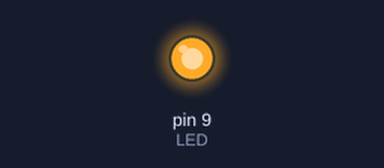
The sketch below on a simulated Arduino Uno, built with avr-gcc and run on an emulated ATmega328P. Shown: output pins drawn as LEDs (lit = HIGH).

Above: at 0.05 s.
At 1.5 s:
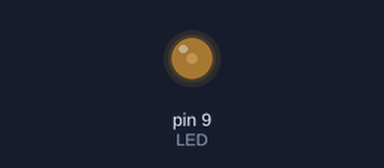
At 3.0 s:
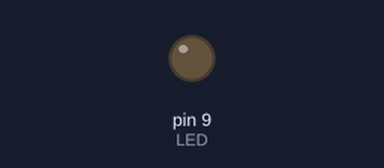
Timing chart, 0 to 6.9 s (numbered marks = the images above):
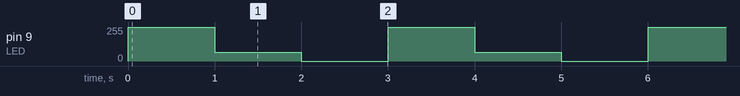

The sketch:

pwm-ejemplo.ino
```cpp
// GLOBALT Robotics · Lección 3: brillo con PWM
// LED con resistencia de 220 Ω en D9, un pin con PWM (marcado con ~ en la placa).

const int LED = 9;

void setup() {
  pinMode(LED, OUTPUT);
}

void loop() {
  analogWrite(LED, 255);   // 100 %: encendido todo el tiempo
  delay(1000);
  analogWrite(LED, 64);    // 25 % del tiempo encendido
  delay(1000);
  analogWrite(LED, 0);     // 0 %: apagado
  delay(1000);
}
```

Measured:
- by itself, pin 9 (LED): repeats every 3.0 s: 64/255 1.0 s, 0/255 1.0 s, 255/255 1.0 s
